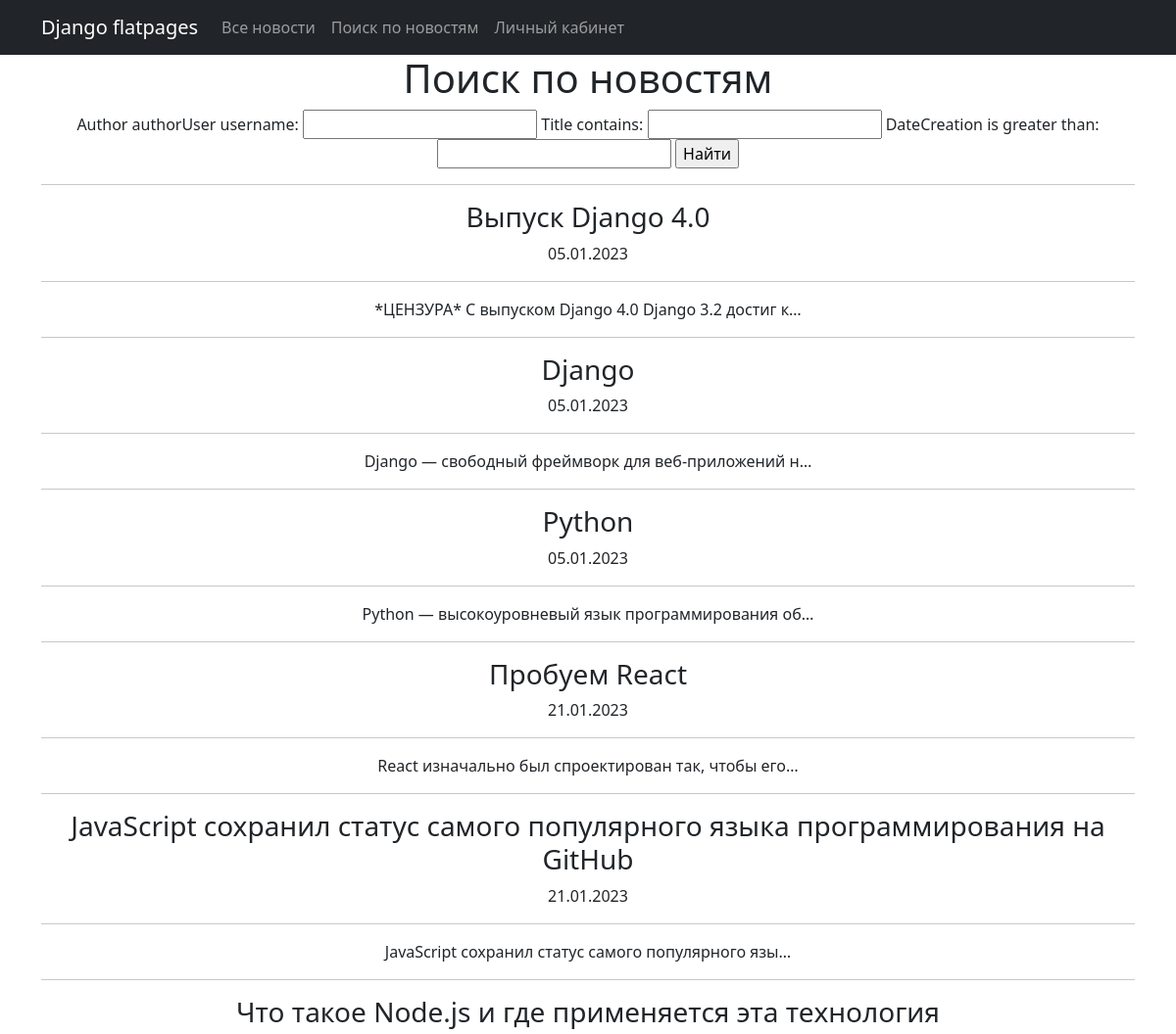
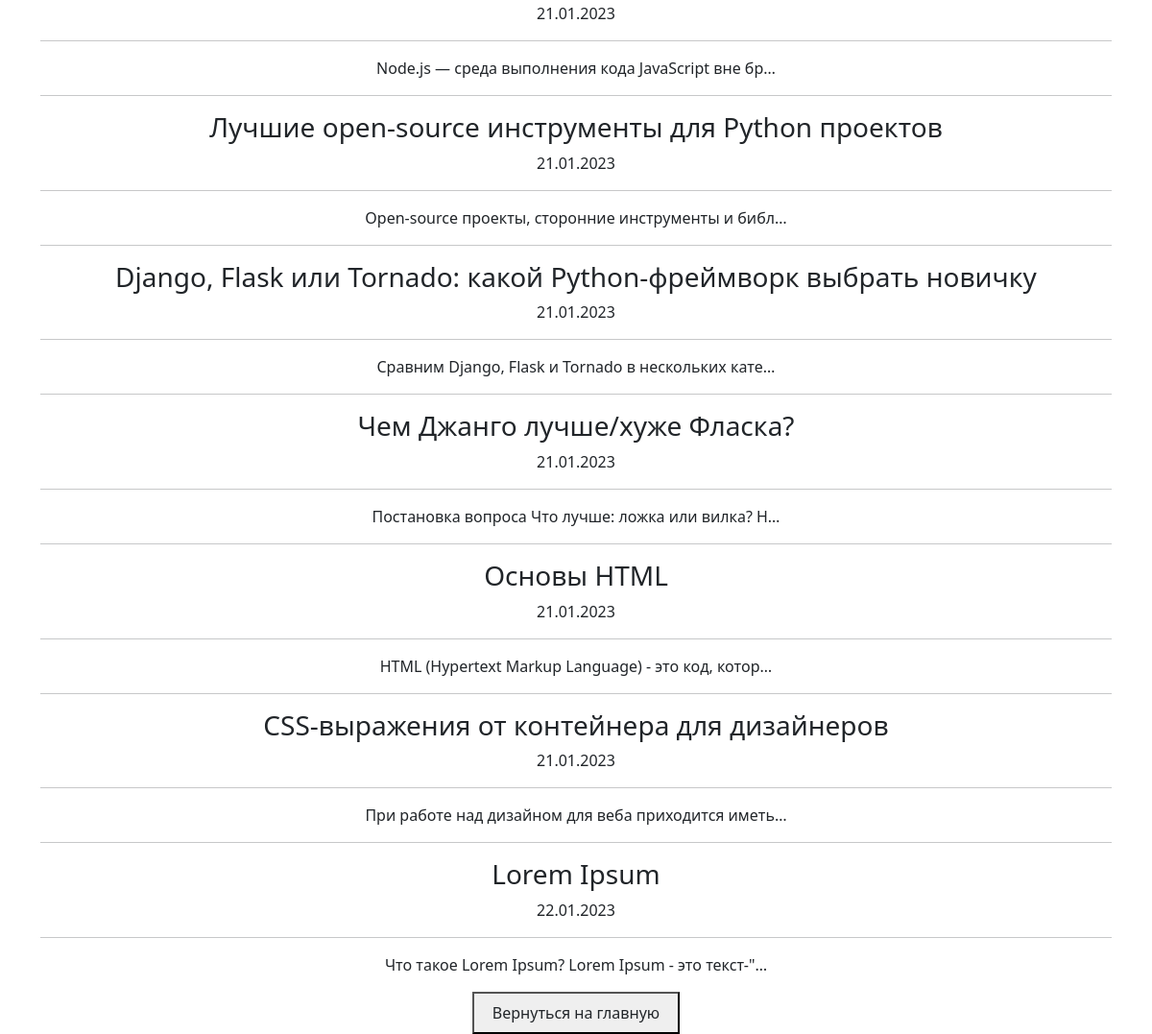
The app's page /news/search/ with its own data (2 pictures, top to bottom).
### news/models.py (models this page shows, shortened)
class Post(models.Model):
  author = models.ForeignKey(Author, on_delete=models.CASCADE)
  NEWS = 'NW'
  ARTICLE = 'AR'
  CATEGORY_CHOICES = (
    (NEWS, 'Новость'),
    (ARTICLE, 'Статья'),
  )
  categoryType = models.CharField(max_length=2, choices=CATEGORY_CHOICES, default=ARTICLE)
  dateCreation = models.DateTimeField(auto_now_add=True)
  postCategory = models.ManyToManyField(Category, through='PostCategory')
  title = models.CharField(max_length=128)
  text = models.TextField()
  rating = models.SmallIntegerField(default=0)

### news/views.py (the view)
# urls.py: path('search/', NewsSearch.as_view()),
class NewsSearch(ListView):
  model = Post
  template_name = 'news_filter.html'
  context_object_name = 'news'
  def get_context_data(self, **kwargs):
    context = super().get_context_data(**kwargs)
    context['filter'] = NewsFilter(self.request.GET, queryset=self.get_queryset())
    return context

### news/templatetags/myFilters.py (called while the page is built)
@register.filter(name='Censor')
def Censor(value, arg = 'Вонючка'):
  if isinstance(value, str) and isinstance(arg, str):
    value_arr = value.split(' ')
    new_value = []
    for word in value_arr:
      if arg.lower() not in word.lower():
        new_value.append(word)
      else:
        new_value.append('*ЦЕНЗУРА*')
    return ' '.join(new_value)
  else: raise ValueError('Введите слово, которое нужно заменить')

### templates/news_filter.html (shortened to what this page needs)
{% extends 'flatpages/default.html' %}
{% load myFilters %}
{% block myContent %}
<h1>Поиск по новостям</h1>
<form method="GET">
  {{ filter.form }}
  <input type="submit" value="Найти">
</form>
  {% if filter.qs %}
    {% for post in filter.qs %}
      <hr>
      <h3>{{ post.title|Censor:'Вонючка' }}</h3>
      <p>{{ post.dateCreation|date:'d.m.Y' }}</p>
      <hr>
      <p>{{post.text|truncatechars:50|Censor:'Вонючка'}}</p>
    {% endfor %}
    <button>
      <a class="btn" href="/news/">
        Вернуться на главную
      </a>
    </button>
  {% else %}
    <h2>Новостей нет :(</h2>
  {% endif %}
{% endblock myContent %}

### records on screen
Post: title|Censor "Выпуск Django 4.0", dateCreation "05.01.2023", text|Censor "*ЦЕНЗУРА* С выпуском Django 4.0 Django 3.2 достиг к…"
Post: title|Censor "Django", dateCreation "05.01.2023", text|Censor "Django — свободный фреймворк для веб-приложений н…"
Post: title|Censor "Python", dateCreation "05.01.2023", text|Censor "Python — высокоуровневый язык программирования об…"
Post: title|Censor "Пробуем React", dateCreation "21.01.2023", text|Censor "React изначально был спроектирован так, чтобы его…"
Post: title|Censor "JavaScript сохранил статус самого популярного языка программирования на GitHub", dateCreation "21.01.2023", text|Censor "JavaScript сохранил статус самого популярного язы…"
Post: title|Censor "Что такое Node.js и где применяется эта технология", dateCreation "21.01.2023", text|Censor "Node.js — среда выполнения кода JavaScript вне бр…"
Post: title|Censor "Лучшие open-source инструменты для Python проектов", dateCreation "21.01.2023", text|Censor "Open-source проекты, сторонние инструменты и библ…"
Post: title|Censor "Django, Flask или Tornado: какой Python-фреймворк выбрать новичку", dateCreation "21.01.2023", text|Censor "Сравним Django, Flask и Tornado в нескольких кате…"
Post: title|Censor "Чем Джанго лучше/хуже Фласка?", dateCreation "21.01.2023", text|Censor "Постановка вопроса Что лучше: ложка или вилка? Н…"
Post: title|Censor "Основы HTML", dateCreation "21.01.2023", text|Censor "HTML (Hypertext Markup Language) - это код, котор…"
Post: title|Censor "CSS-выражения от контейнера для дизайнеров", dateCreation "21.01.2023", text|Censor "При работе над дизайном для веба приходится иметь…"
Post: title|Censor "Lorem Ipsum", dateCreation "22.01.2023", text|Censor "Что такое Lorem Ipsum? Lorem Ipsum - это текст-\"…"
